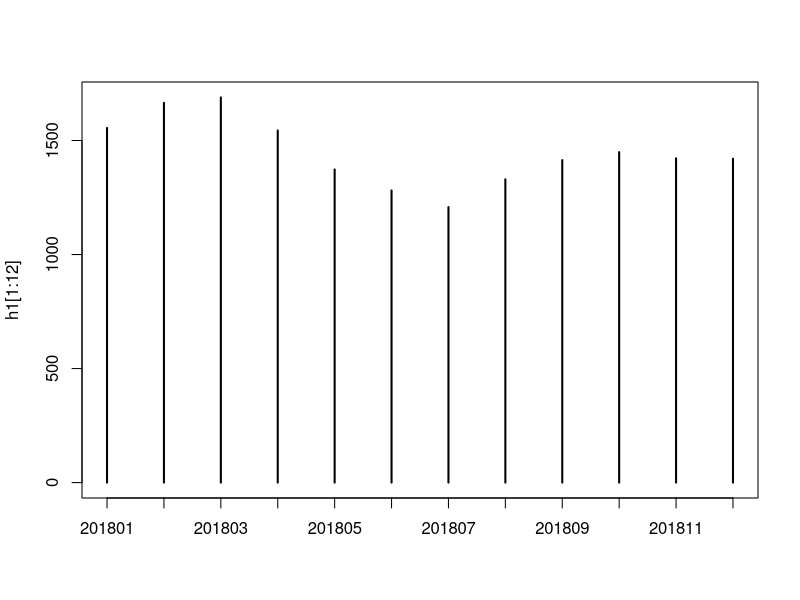

This figure's R source:
# -------------------------------- Proyecto numero 2 Data science -------------------------------
# ---------------------------------|          SCENTIA             |------------------------------
# Análisis de Ventas Directas en Centroamérica
# Catedrática: Lynette García 
# Maria Fernanda Rodas	17125
# Pablo Viana		      	16091
# Sergio Marchena		    16387
# Daniel Ixcoy		      16748
# José Martínez			    15163
# José Meneses		    	1514
#####


#Libreria
#Programa para juntar todos los xls en una tabla y exportar un RDATA
library("readxl")
library("dplyr")

# Unión de todos los datos individuales para lograr un conjunto centroamericano
el_salvador <- read_excel("el_salvador.xlsx", range = "A2:AE6370")
nicaragua <- read_excel("nicaragua.xlsx", range = "A2:AE6374")
honduras <- read_excel("honduras.xlsx", range = "A2:AE6685")
guatemala <- read_excel("guatemala.xlsx",range = "A2:AE7719")
View(el_salvador)
View(nicaragua)
View(honduras)
View(guatemala)

names(el_salvador)[names(el_salvador) == "conca"] <- "CONCA"
guatemala$`Año Mes` <- gsub("210811","201811",guatemala$`Año Mes`)

ventas.centroamerica<-rbind(guatemala,honduras,nicaragua,el_salvador)
colnames(ventas.centroamerica)
View(ventas.centroamerica)

#Guardamos la unión como un archivo RData
save(ventas.centroamerica, file = "ventas_centroamerica.RData")

#-----------------------------------------------------------------
# TABLA DE FRECUENCIA POR MES POR ANO

h1<-table(ventas.centroamerica$`Año Mes`)
h1[1:12]
meses<-c("Ene", "Feb", "Mar", "Abr", "May", "Jun", "Jul", "Ago","Sept", "Oct", "Nov","Dic")
plot(h1[1:12])
?plot

